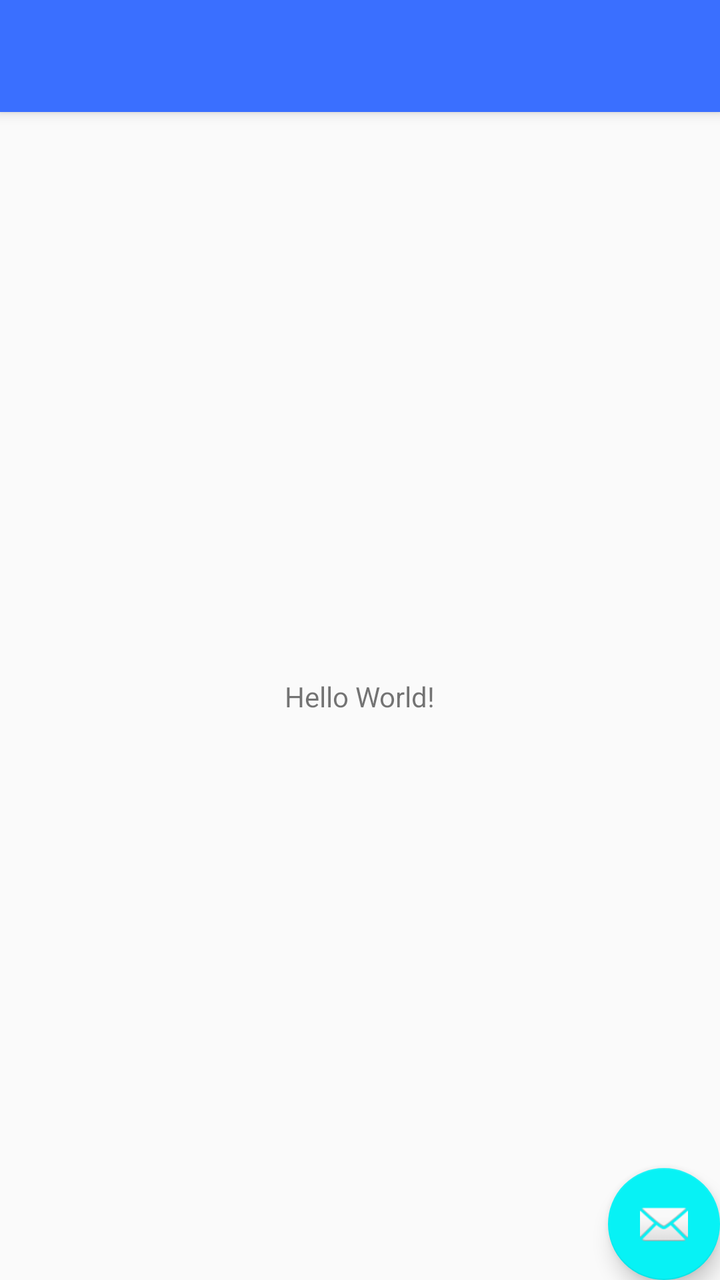
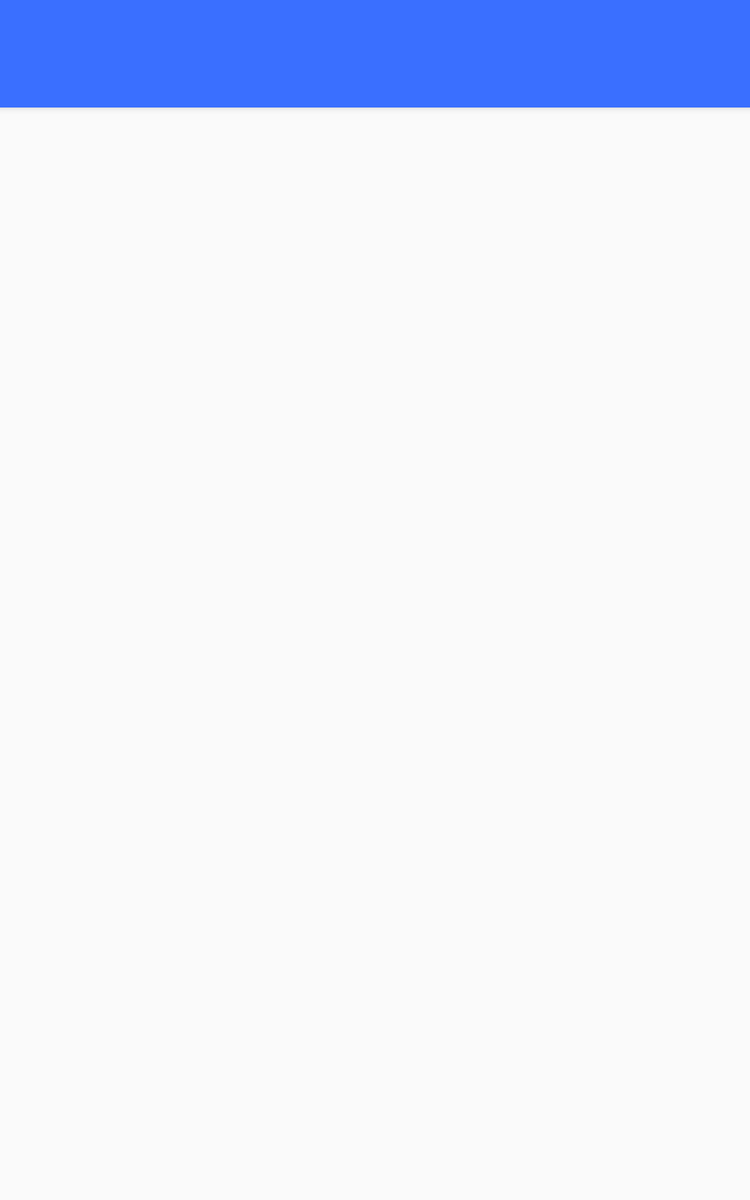

The same Android screen from two of the app's own layout files: first res/layout/ as a phone draws it, then the repository's variant for another configuration, drawn on a device whose configuration selects that folder. Both files follow.
<!-- AndroidManifest.xml: application theme AppTheme -->
<!-- res/layout/activity_main.xml -->
<?xml version="1.0" encoding="utf-8"?>
<android.support.design.widget.CoordinatorLayout xmlns:android="http://schemas.android.com/apk/res/android"
    xmlns:app="http://schemas.android.com/apk/res-auto"
    xmlns:tools="http://schemas.android.com/tools"
    android:layout_width="match_parent"
    android:layout_height="match_parent"
    tools:context="com.example.christopher.smartfridge.MainActivity">

    <android.support.design.widget.AppBarLayout
        android:layout_width="match_parent"
        android:layout_height="wrap_content"
        android:theme="@style/AppTheme.AppBarOverlay">

        <android.support.v7.widget.Toolbar
            android:id="@+id/toolbar"
            android:layout_width="match_parent"
            android:layout_height="?attr/actionBarSize"
            android:background="?attr/colorPrimary"
            app:popupTheme="@style/AppTheme.PopupOverlay" />

    </android.support.design.widget.AppBarLayout>

    <include layout="@layout/content_main" />

    <android.support.design.widget.FloatingActionButton
        android:id="@+id/fab"
        android:layout_width="wrap_content"
        android:layout_height="wrap_content"
        android:layout_gravity="bottom|end"
        android:layout_margin="@dimen/fab_margin"
        app:srcCompat="@android:drawable/ic_dialog_email" />

</android.support.design.widget.CoordinatorLayout>
<!-- res/layout/content_main.xml (included above) -->
<?xml version="1.0" encoding="utf-8"?>
<android.support.constraint.ConstraintLayout xmlns:android="http://schemas.android.com/apk/res/android"
    xmlns:app="http://schemas.android.com/apk/res-auto"
    xmlns:tools="http://schemas.android.com/tools"
    android:layout_width="match_parent"
    android:layout_height="match_parent"
    app:layout_behavior="@string/appbar_scrolling_view_behavior"
    tools:context="com.example.christopher.smartfridge.MainActivity"
    tools:showIn="@layout/activity_main">

    <TextView
        android:layout_width="wrap_content"
        android:layout_height="wrap_content"
        android:text="Hello World!"
        app:layout_constraintBottom_toBottomOf="parent"
        app:layout_constraintLeft_toLeftOf="parent"
        app:layout_constraintRight_toRightOf="parent"
        app:layout_constraintTop_toTopOf="parent" />

</android.support.constraint.ConstraintLayout>
<!-- resources referenced by this layout -->
<resources>
  <style name="AppTheme.AppBarOverlay" parent="ThemeOverlay.AppCompat.Dark.ActionBar" />
  <style name="AppTheme" parent="Theme.AppCompat.Light.DarkActionBar">
          
          <item name="colorPrimary">@color/colorPrimary</item>
          <item name="colorPrimaryDark">@color/colorPrimaryDark</item>
          <item name="colorAccent">@color/colorAccent</item>
      </style>
  <color name="colorPrimary">#3a6fff</color>
  <color name="colorPrimaryDark">#04989b</color>
  <color name="colorAccent">#07f2f5</color>
</resources>
<!-- res/layout-large-port/activity_main.xml (the repository's variant of the layout above) -->
<!-- drawn on a 7-inch tablet held upright -->
<?xml version="1.0" encoding="utf-8"?>
<android.support.design.widget.CoordinatorLayout xmlns:android="http://schemas.android.com/apk/res/android"
    xmlns:app="http://schemas.android.com/apk/res-auto"
    xmlns:tools="http://schemas.android.com/tools"
    android:layout_width="match_parent"
    android:layout_height="match_parent"
    tools:context="com.example.christopher.smartfridge.MainActivity">

    <android.support.design.widget.AppBarLayout
        android:layout_width="match_parent"
        android:layout_height="wrap_content"
        android:theme="@style/AppTheme.AppBarOverlay">

        <android.support.design.widget.TabLayout
            android:id="@+id/tabs"
            android:layout_width="match_parent"
            android:layout_height="86dp"
            android:background="@color/colorPrimary"
            app:tabGravity="fill"
            app:tabMode="fixed"
            app:tabSelectedTextColor="@color/colorAccent"
            app:tabTextColor="#FFF" />

    </android.support.design.widget.AppBarLayout>


    <android.support.v4.view.ViewPager
        android:layout_width="match_parent"
        android:layout_height="match_parent"
        android:id="@+id/pager">
    </android.support.v4.view.ViewPager>

</android.support.design.widget.CoordinatorLayout>
<!-- resources referenced by the variant -->
<!-- as a 7-inch tablet held upright resolves them -->
<resources>
  <color name="colorAccent">#07f2f5</color>
  <color name="colorPrimary">#3a6fff</color>
  <style name="AppTheme.AppBarOverlay" parent="ThemeOverlay.AppCompat.Dark.ActionBar" />
  <style name="AppTheme" parent="Theme.AppCompat.Light.DarkActionBar">
          
          <item name="colorPrimary">@color/colorPrimary</item>
          <item name="colorPrimaryDark">@color/colorPrimaryDark</item>
          <item name="colorAccent">@color/colorAccent</item>
      </style>
  <color name="colorPrimaryDark">#04989b</color>
</resources>
